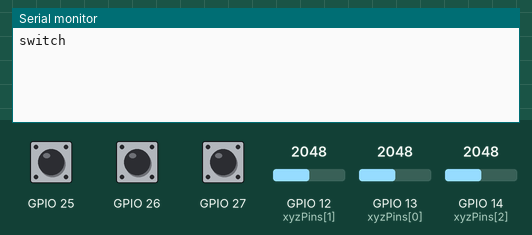
Recording of a sketch running on a simulated ESP32. On the bench: the last lines printed to the serial monitor. Inputs (shaded band) come from the test bench; at power-on: GPIO 12 (xyzPins[1]) = 2048, GPIO 13 (xyzPins[0]) = 2048, GPIO 25 HIGH, GPIO 26 HIGH, GPIO 14 (xyzPins[2]) = 2048, GPIO 27 HIGH.

Above: at 1.3 s.
1.4 s: GPIO 12 (xyzPins[1]) set to 0
At 1.9 s:
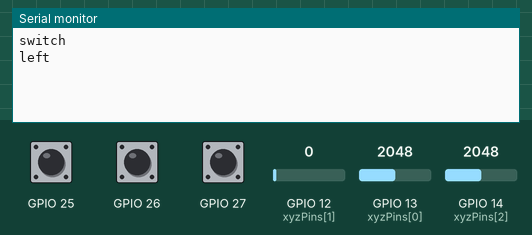
3.5 s: GPIO 13 (xyzPins[0]) set to 0
At 3.9 s:
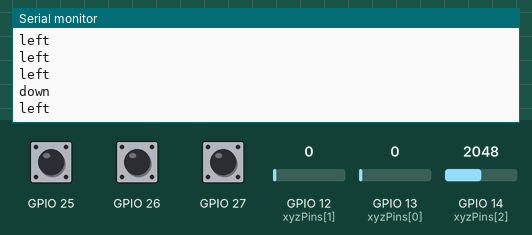
5.5 s: GPIO 25 pulled LOW for 0.6 s
At 5.9 s:
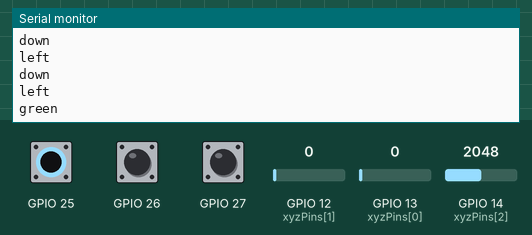
7.6 s: GPIO 26 pulled LOW for 0.6 s
At 8.4 s:
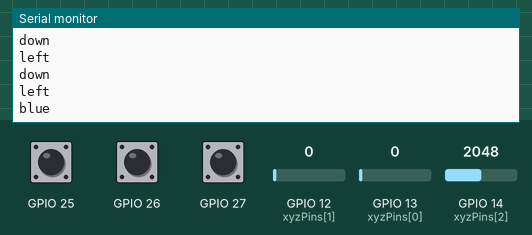
9.7 s: GPIO 12 (xyzPins[1]) set to 4095
At 10.4 s:
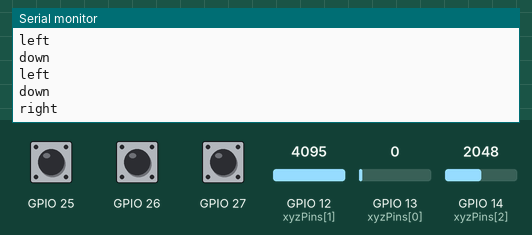
12.0 s: GPIO 13 (xyzPins[0]) set to 4095
At 12.4 s:
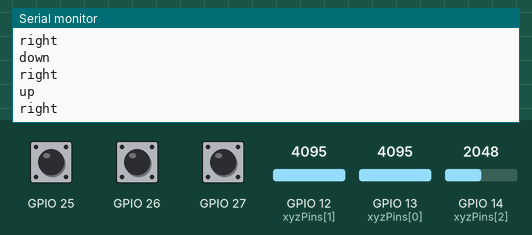

Measured:
- after the input at 1.4 s, the serial monitor: prints a new line after 0.10 s (image 1)
- after the input at 3.5 s, the serial monitor: prints a new line at once (image 2)
- after the input at 5.5 s, the serial monitor: prints a new line at once (image 3)
- after the input at 7.6 s, the serial monitor: prints a new line after 0.41 s (image 4)
- after the input at 9.7 s, the serial monitor: prints a new line after 0.31 s (image 5)
- after the input at 12.0 s, the serial monitor: prints a new line at once (image 6)

The sketch:

hw2.ino
```cpp
int xyzPins[] = {13, 12, 14};
int switchState = digitalRead(27);

void setup() {
  Serial.begin(9600);
  pinMode(xyzPins[2], INPUT_PULLUP);
  pinMode(25, INPUT_PULLUP);
  pinMode(26, INPUT_PULLUP);
  pinMode(27, INPUT_PULLUP);
}

void loop() {
  int xVal = analogRead(xyzPins[0]);
  int yVal = analogRead(xyzPins[1]);
  int zVal = analogRead(xyzPins[2]);
  int button1 = digitalRead(25);
  int button2 = digitalRead(26);
  int switchVal = digitalRead(27);
  if (xVal == 4095){
    Serial.print("up");
    Serial.print('\n');
  }
  else if (xVal == 0){
    Serial.print("down");
    Serial.print('\n');
  }
  if (yVal == 0){
    Serial.print("left");
    Serial.print('\n');
  }
  else if (yVal == 4095){
    Serial.print("right");
    Serial.print('\n');
  }
  if (button1 == 0){
    Serial.print("green");
    Serial.print('\n');
  }
  if(button2 == 0){
    Serial.print("blue");
    Serial.print('\n');
  }
  if (switchVal != switchState){
    Serial.print("switch");
    Serial.print('\n');
    switchState = switchVal;
  }
  delay(500);
}
```
